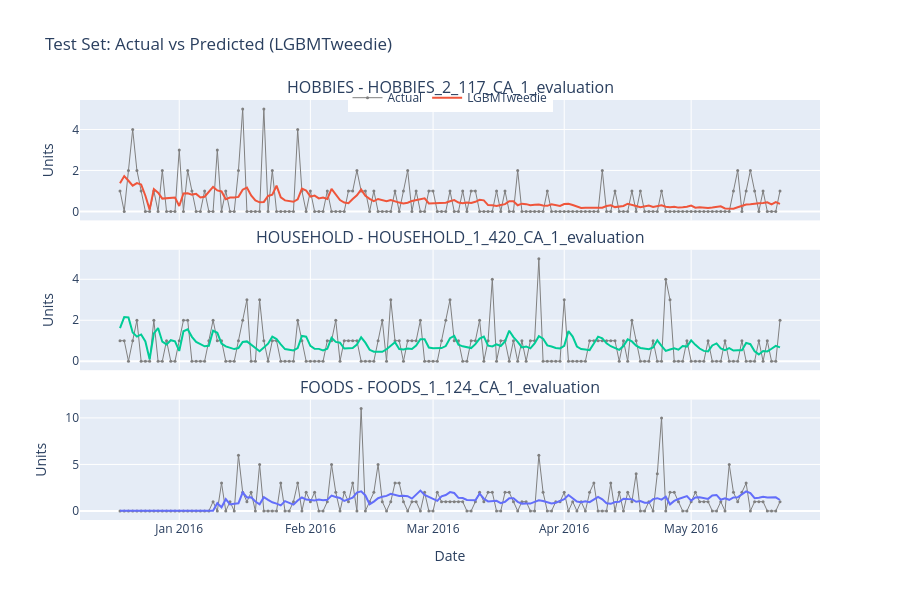

Here is the notebook cell this chart was saved with:
### Code cell
CAT_COLORS = {"HOBBIES": "#EF553B", "HOUSEHOLD": "#00CC96", "FOODS": "#636EFA"}

fig = make_subplots(
    rows=3, cols=1, shared_xaxes=True, vertical_spacing=0.07,
    subplot_titles=[
        f"HOBBIES - {sample_items['HOBBIES']}",
        f"HOUSEHOLD - {sample_items['HOUSEHOLD']}",
        f"FOODS - {sample_items['FOODS']}",
    ],
)

for row, cat in enumerate(["HOBBIES", "HOUSEHOLD", "FOODS"], start=1):
    item_id = sample_items[cat]
    sub = test_copy[test_copy["id"] == item_id].sort_values("date")
    color = CAT_COLORS[cat]
    fig.add_trace(go.Scatter(x=sub["date"], y=sub["sales"],
        mode="lines+markers", name="Actual", line=dict(color="grey", width=1),
        marker=dict(size=3), showlegend=(row==1)), row=row, col=1)
    fig.add_trace(go.Scatter(x=sub["date"], y=sub["y_pred"],
        mode="lines", name="LGBMTweedie", line=dict(color=color, width=2),
        showlegend=(row==1)), row=row, col=1)
    fig.update_yaxes(title_text="Units", row=row, col=1)

fig.update_layout(title="Test Set: Actual vs Predicted (LGBMTweedie)", height=600,
    legend=dict(orientation="h", y=1.04, x=0.5, xanchor="center"))
fig.update_xaxes(title_text="Date", row=3, col=1)
fig.write_html(str(FIGS_DIR / "actual_vs_predicted.html"), include_plotlyjs="cdn")
fig.show()

### Figure 1 — Plotly figure (JSON) as saved in the notebook; plotly's stock layout.template omitted (floating-point values rounded to 4 significant figures; data arrays with more than 128 entries replaced by an {"elided": "..."} marker saying what was removed)
{"data": [{"line": {"color": "grey", "width": 1}, "marker": {"size": 3}, "mode": "lines+markers", "name": "Actual", "showlegend": true, "type": "scatter", "x": {"elided": "157 str values"}, "xaxis": "x", "y": {"elided": "157 int values"}, "yaxis": "y"}, {"line": {"color": "#EF553B", "width": 2}, "mode": "lines", "name": "LGBMTweedie", "showlegend": true, "type": "scatter", "x": {"elided": "157 str values"}, "xaxis": "x", "y": {"elided": "157 float values"}, "yaxis": "y"}, {"line": {"color": "grey", "width": 1}, "marker": {"size": 3}, "mode": "lines+markers", "name": "Actual", "showlegend": false, "type": "scatter", "x": {"elided": "157 str values"}, "xaxis": "x2", "y": {"elided": "157 int values"}, "yaxis": "y2"}, {"line": {"color": "#00CC96", "width": 2}, "mode": "lines", "name": "LGBMTweedie", "showlegend": false, "type": "scatter", "x": {"elided": "157 str values"}, "xaxis": "x2", "y": {"elided": "157 float values"}, "yaxis": "y2"}, {"line": {"color": "grey", "width": 1}, "marker": {"size": 3}, "mode": "lines+markers", "name": "Actual", "showlegend": false, "type": "scatter", "x": {"elided": "157 str values"}, "xaxis": "x3", "y": {"elided": "157 int values"}, "yaxis": "y3"}, {"line": {"color": "#636EFA", "width": 2}, "mode": "lines", "name": "LGBMTweedie", "showlegend": false, "type": "scatter", "x": {"elided": "157 str values"}, "xaxis": "x3", "y": {"elided": "157 float values"}, "yaxis": "y3"}], "layout": {"annotations": [{"font": {"size": 16}, "showarrow": false, "text": "HOBBIES - HOBBIES_2_117_CA_1_evaluation", "x": 0.5, "xanchor": "center", "xref": "paper", "y": 1, "yanchor": "bottom", "yref": "paper"}, {"font": {"size": 16}, "showarrow": false, "text": "HOUSEHOLD - HOUSEHOLD_1_420_CA_1_evaluation", "x": 0.5, "xanchor": "center", "xref": "paper", "y": 0.6433, "yanchor": "bottom", "yref": "paper"}, {"font": {"size": 16}, "showarrow": false, "text": "FOODS - FOODS_1_124_CA_1_evaluation", "x": 0.5, "xanchor": "center", "xref": "paper", "y": 0.2867, "yanchor": "bottom", "yref": "paper"}], "height": 600, "legend": {"orientation": "h", "x": 0.5, "xanchor": "center", "y": 1.04}, "title": {"text": "Test Set: Actual vs Predicted (LGBMTweedie)"}, "xaxis": {"anchor": "y", "domain": [0, 1], "matches": "x3", "showticklabels": false}, "xaxis2": {"anchor": "y2", "domain": [0, 1], "matches": "x3", "showticklabels": false}, "xaxis3": {"anchor": "y3", "domain": [0, 1], "title": {"text": "Date"}}, "yaxis": {"anchor": "x", "domain": [0.7133, 1], "title": {"text": "Units"}}, "yaxis2": {"anchor": "x2", "domain": [0.3567, 0.6433], "title": {"text": "Units"}}, "yaxis3": {"anchor": "x3", "domain": [0, 0.2867], "title": {"text": "Units"}}}}
